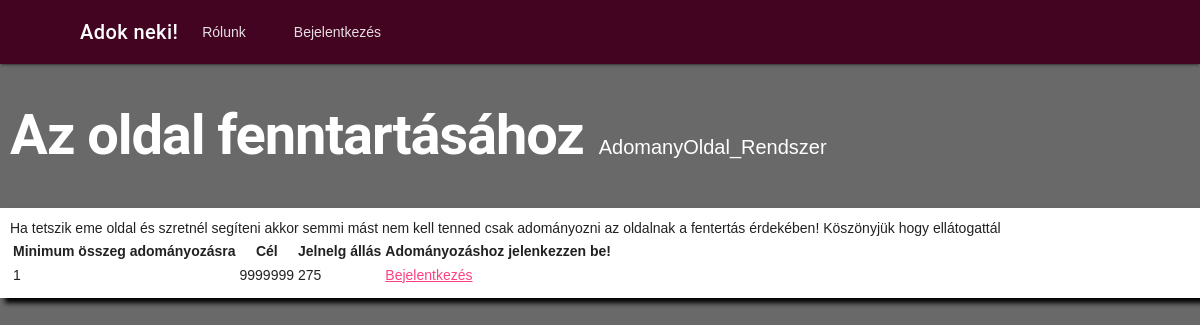
Screenshot of /gyujtes/10/ with the database file from the repository.
### app/models.py (models this page shows, shortened)
class gyujtes(models.Model):
    publikalo = models.ForeignKey(
        settings.AUTH_USER_MODEL, on_delete=models.CASCADE)
    cim = models.CharField(max_length=255)
    leiras = models.TextField()
    promocios = models.BooleanField(default=False)
    minAr = models.IntegerField(null=False)
    cel = models.IntegerField()
    jelenleg = models.IntegerField(default=0)
    datum = models.DateField(default=date.today())
    ido = models.TimeField(default=datetime.now().time())
    celDatum = models.DateTimeField(null=True)
    class Meta:
        ordering = ["id"]

### app/views.py (the view)
def gyujtesReszlet(request, gyujtesID):
    print(f"gyujtesReszlet pramétere: {gyujtesID}")
    gyujtesID = gyujtesID
    print(f"gyujtesReszlet paramétere utólag: {gyujtesID}")
    gyujtesReszletek = gyujtes.objects.get(id=gyujtesID)
    if request.method == "POST":
        fizetesElbiralasa = fizetesForm(request.POST)
        if fizetesElbiralasa.is_valid():
            fizetendo = fizetesElbiralasa.cleaned_data["osszeg"]
            print(fizetendo)
            megjegyzes = fizetesElbiralasa.cleaned_data["megjegyzes"]
            print(megjegyzes)
            sikeresFizetes = False
            adomanyozoFelh = felhasznalo.objects.get(becenev=request.user.id)
            gyujtesTargy = gyujtes.objects.get(id=gyujtesID)
            if adomanyozoFelh.egyenleg >= fizetendo and gyujtesTargy.minAr <= fizetendo:
                sikeresFizetes = True
                print(sikeresFizetes)
                adomanyozoFelh.egyenleg -= fizetendo
                gyujtesTargy.jelenleg += fizetendo
                adomanyGyujto = felhasznalo.objects.get(
                    becenev=gyujtesTargy.publikalo_id)
                adomanyGyujto.egyenleg += fizetendo
                gyujtesTargy.save()
                adomanyozoFelh.save()
                adomanyGyujto.save()
                fizetesMentes = fizetes.objects.create(ki=adomanyozoFelh.becenev, gyujtesnek=gyujtes.objects.get(
                    id=gyujtesID), mennyit=fizetendo, megjegyzes=megjegyzes)
                fizetesMentes.save()
                sikeresFizetes = True
                return redirect("home")
            else:
                sikeresFizetes = False
                return HttpResponse("A vásárlásod sikertelen! Előfordulhat nem volt elég egyenleged vagy a minimumnél kevesebbet adományoztál! Lépj vissza é Próbált újra!")
    else:
        fizetesElbiralasa = fizetesForm(request.POST)
    elerteCel_EXT(gyujtesReszletek.id)
    return render(request, "templates/app/gyujtesReszlet.html", {"cim": "Adok neki! - "+gyujtesReszletek.cim, "gyujtesReszletek": gyujtesReszletek, "form": fizetesElbiralasa})

### app/views.py (called while the page is built)
def elerteCel_EXT(cel):
    print("elérte e gyűjtés a célját?")
    gyujtesEll = gyujtes.objects.get(id=cel)
    if gyujtesEll.cel <= gyujtesEll.jelenleg:
        print("Igen")
        jelenlegiDatum = datetime.now()
        gyujtesEll.celDatum = jelenlegiDatum
        gyujtesEll.save()
    else:
        print("Nem")

### app/templates/app/gyujtesReszlet.html
{% extends "templates/app/layout.html" %}
{% block content %}
<div id="koszonto">
    <h1 id="oldalcim">{{gyujtesReszletek.cim}}</h1><span id="bejelentkezettFelh">{{gyujtesReszletek.publikalo}}</span>
</div>
{% if user.is_authenticated %}
<div id="doboz">
    <div id="leiras">
        <span>{{gyujtesReszletek.leiras}}</span>
    </div>
    <table id="reszletTabla">
        <thead>
            <th>Minimum összeg adományozásra</th>
            <th>Cél</th>
            <th>Jelnelg állás</th>
        </thead>
        <tbody>
            <tr>
                <td>{{gyujtesReszletek.minAr}}</td>
                <td>{{gyujtesReszletek.cel}}</td>
                <td>{{gyujtesReszletek.jelenleg}}</td>
            </tr>
        </tbody>
    </table>
    <h3 id="fizetes">Fizetés</h3>
    <div id="doboz">
        <table>
            <form action="" method="post">
                {% csrf_token%}
                {{form.as_table}}
                <tr>
                    <td>Készen áll? Ne felejtse, sem nekünk sem gyűjtőnek nem álljogában a vissza utalás!</td>
                    <td><input type="submit" value="Fizetés"></td>
                </tr>
            </form>
        </table>
    </div>
</div>
{% else %}
<div id="doboz">
    <div id="leiras">
        <span>{{gyujtesReszletek.leiras}}</span>
    </div>
    <table id="reszletTabla">
        <thead>
            <th>Minimum összeg adományozásra</th>
            <th>Cél</th>
            <th>Jelnelg állás</th>
            <th>Adományozáshoz jelenkezzen be!</th>
        </thead>
        <tbody>
            <tr>
                <td>{{gyujtesReszletek.minAr}}</td>
                <td>{{gyujtesReszletek.cel}}</td>
                <td>{{gyujtesReszletek.jelenleg}}</td>
                <td><a href="{% url 'bejelentkezes' %}"">Bejelentkezés</a></td>
            </tr>
        </tbody>
    </table>
</div>
{% endif %}
{% endblock %}

### app/static/app/main_style.css (style rules this page uses)
body { background-color: #696969; }
#oldalcim { color: white; font-weight: 700; padding: 10px; }
#doboz { background-color: white; padding: 10px; box-shadow: 5px 5px 5px black; }
table { width:-moz-available }
#koszonto { display: flex; align-content: center; align-items:baseline; flex-direction:row; }
#bejelentkezettFelh { color: white; font-size: 20px; padding: 0 0 0 5px; }

### rows the page displays
gyujtes: cim "Az oldal fenntartásához", publikalo "AdomanyOldal_Rendszer", leiras "Ha tetszik eme oldal és szretnél segíteni akkor semmi mást nem kell tenned csak adományozni az oldalnak a fentertás érdekében! Köszönyjük hogy ellátogattál", minAr "1", cel "9999999", jelenleg "275"
